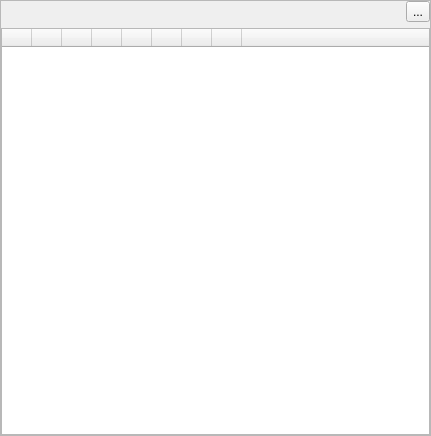
<?xml version="1.0" encoding="UTF-8"?>
<ui version="4.0">
 <class>Players</class>
 <widget class="QFrame" name="Players">
  <property name="geometry">
   <rect>
    <x>0</x>
    <y>0</y>
    <width>431</width>
    <height>436</height>
   </rect>
  </property>
  <property name="windowTitle">
   <string>Players</string>
  </property>
  <property name="frameShape">
   <enum>QFrame::StyledPanel</enum>
  </property>
  <property name="frameShadow">
   <enum>QFrame::Raised</enum>
  </property>
  <layout class="QVBoxLayout" name="verticalLayout">
   <property name="margin">
    <number>0</number>
   </property>
   <item>
    <layout class="QHBoxLayout" name="horizontalLayout">
     <property name="leftMargin">
      <number>9</number>
     </property>
     <property name="topMargin">
      <number>0</number>
     </property>
     <property name="rightMargin">
      <number>0</number>
     </property>
     <item>
      <widget class="QLabel" name="_info">
       <property name="text">
        <string/>
       </property>
      </widget>
     </item>
     <item>
      <widget class="QToolButton" name="_allyless">
       <property name="toolTip">
        <string>Show players without alliance </string>
       </property>
       <property name="text">
        <string>...</string>
       </property>
       <property name="icon">
        <iconset resource="grepotool.qrc">
         <normaloff>:/icons/allyless.png</normaloff>:/icons/allyless.png</iconset>
       </property>
      </widget>
     </item>
    </layout>
   </item>
   <item>
    <widget class="QTableWidget" name="_tab">
     <property name="tabKeyNavigation">
      <bool>false</bool>
     </property>
     <property name="selectionMode">
      <enum>QAbstractItemView::SingleSelection</enum>
     </property>
     <property name="selectionBehavior">
      <enum>QAbstractItemView::SelectRows</enum>
     </property>
     <property name="sortingEnabled">
      <bool>true</bool>
     </property>
     <attribute name="horizontalHeaderDefaultSectionSize">
      <number>30</number>
     </attribute>
     <attribute name="horizontalHeaderMinimumSectionSize">
      <number>20</number>
     </attribute>
     <attribute name="horizontalHeaderStretchLastSection">
      <bool>true</bool>
     </attribute>
     <attribute name="verticalHeaderDefaultSectionSize">
      <number>20</number>
     </attribute>
     <column>
      <property name="text">
       <string/>
      </property>
      <property name="toolTip">
       <string>Color on map</string>
      </property>
     </column>
     <column>
      <property name="text">
       <string/>
      </property>
      <property name="toolTip">
       <string>Player name</string>
      </property>
      <property name="icon">
       <iconset resource="grepotool.qrc">
        <normaloff>:/icons/player.png</normaloff>:/icons/player.png</iconset>
      </property>
     </column>
     <column>
      <property name="text">
       <string/>
      </property>
      <property name="toolTip">
       <string>Points</string>
      </property>
      <property name="icon">
       <iconset resource="grepotool.qrc">
        <normaloff>:/icons/points.png</normaloff>:/icons/points.png</iconset>
      </property>
     </column>
     <column>
      <property name="text">
       <string/>
      </property>
      <property name="toolTip">
       <string>Number of towns</string>
      </property>
      <property name="icon">
       <iconset resource="grepotool.qrc">
        <normaloff>:/icons/bbcode_town.png</normaloff>:/icons/bbcode_town.png</iconset>
      </property>
     </column>
     <column>
      <property name="text">
       <string/>
      </property>
      <property name="toolTip">
       <string>Attack bashpoints</string>
      </property>
      <property name="icon">
       <iconset resource="grepotool.qrc">
        <normaloff>:/icons/attsword.png</normaloff>:/icons/attsword.png</iconset>
      </property>
     </column>
     <column>
      <property name="text">
       <string/>
      </property>
      <property name="toolTip">
       <string>Defence bashpoints</string>
      </property>
      <property name="icon">
       <iconset resource="grepotool.qrc">
        <normaloff>:/icons/deffshield.png</normaloff>:/icons/deffshield.png</iconset>
      </property>
     </column>
     <column>
      <property name="text">
       <string/>
      </property>
      <property name="toolTip">
       <string>Total bashpoints</string>
      </property>
      <property name="icon">
       <iconset resource="grepotool.qrc">
        <normaloff>:/icons/bash_tot.png</normaloff>:/icons/bash_tot.png</iconset>
      </property>
     </column>
     <column>
      <property name="text">
       <string/>
      </property>
      <property name="toolTip">
       <string>Player activity </string>
      </property>
      <property name="icon">
       <iconset resource="grepotool.qrc">
        <normaloff>:/icons/activity.png</normaloff>:/icons/activity.png</iconset>
      </property>
     </column>
     <column>
      <property name="text">
       <string/>
      </property>
     </column>
    </widget>
   </item>
  </layout>
 </widget>
 <resources>
  <include location="grepotool.qrc"/>
 </resources>
 <connections/>
</ui>
